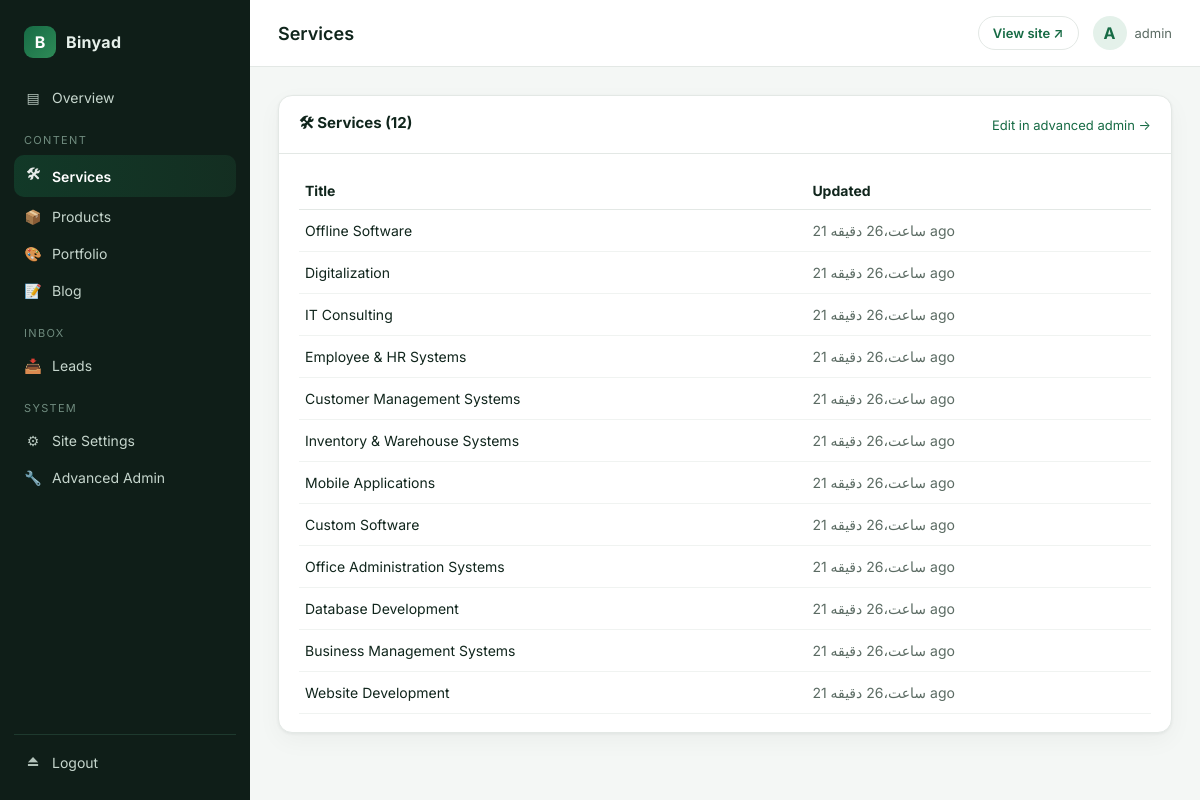
The app's page /control/content/services/ (signed in) with its own data.
### apps/services/models.py (models this page shows, shortened)
class Service(TimeStampedModel):
    name = models.CharField(max_length=120, help_text="Default / English name")
    name_fa = models.CharField(max_length=120, blank=True)
    name_ps = models.CharField(max_length=120, blank=True)
    name_en = models.CharField(max_length=120, blank=True)
    slug = models.SlugField(max_length=140, unique=True, blank=True)
    short_description = models.CharField(max_length=255, blank=True)
    short_description_fa = models.CharField(max_length=255, blank=True)
    short_description_ps = models.CharField(max_length=255, blank=True)
    short_description_en = models.CharField(max_length=255, blank=True)
    description = models.TextField(blank=True)
    description_fa = models.TextField(blank=True)
    description_ps = models.TextField(blank=True)
    description_en = models.TextField(blank=True)
    icon = models.CharField(max_length=60, blank=True, help_text="e.g. bi-globe")
    image = models.ImageField(upload_to="services/", blank=True)
    features = models.TextField(blank=True, help_text="One feature per line")
    order = models.PositiveIntegerField(default=0)
    active = models.BooleanField(default=True)
    seo_title = models.CharField(max_length=160, blank=True)
    seo_description = models.CharField(max_length=255, blank=True)
    class Meta:
        ordering = ["order", "name"]
        verbose_name = _("Service")
        verbose_name_plural = _("Services")

### apps/dashboard/views.py (the view)
# urls.py: path("content/<str:kind>/", views.ContentListView.as_view(), name="content_list"),
class ContentListView(StaffRequiredMixin, ListView):
    template_name = "dashboard/content/list.html"
    context_object_name = "items"
    paginate_by = 25
    def get_queryset(self):
        key = self.kwargs["kind"]
        cfg = CONTENT_TYPES.get(key)
        if not cfg or cfg["model"] is None:
            return []
        Model = cfg["model"]
        rows = []
        for obj in Model.objects.all().order_by("-updated_at"):
            title = (
                getattr(obj, "name", None)
                or getattr(obj, "title", None)
                or getattr(obj, "question", None)   # FAQ
                or getattr(obj, "full_name", None)  # ContactMessage
                or str(obj)
            )
            rows.append({
                "obj": obj,
                "title": title,
                "updated_at": getattr(obj, "updated_at", None),
                "is_active": getattr(obj, "active", None),
                "status": getattr(obj, "status", None),
                "admin_url": f"/binyad-admin/{Model._meta.app_label}/"
                             f"{Model._meta.model_name}/{obj.pk}/change/",
            })
        return rows
    def get_context_data(self, **kwargs):
        ctx = super().get_context_data(**kwargs)
        key = self.kwargs["kind"]
        ctx["kind"] = key
        ctx["config"] = CONTENT_TYPES.get(key, {})
        return ctx

### apps/core/context_processors.py (called while the page is built)
def site_settings(request):
    try:
        return {
            "site": SiteSettings.load(),
            "nav_items": NavItem.objects.filter(active=True),
            "social_links": SocialLink.objects.filter(active=True),
        }
    except Exception:
        return {"site": None, "nav_items": [], "social_links": []}

### apps/core/models.py (called while the page is built)
    @classmethod
    def load(cls):
        obj, _ = cls.objects.get_or_create(pk=1)
        return obj

### apps/dashboard/context_processors.py (called while the page is built)
def dashboard_context(request):
    if not request.path.startswith("/control/"):
        return {}
    from apps.core.models import SiteSettings
    try:
        site = SiteSettings.objects.first()
    except Exception:
        site = None
    return {
        "site_settings": site,
        "dashboard_brand": "Binyad Control Panel",
    }

### apps/dashboard/mixins.py (called while the page is built)
    def test_func(self):
        u = self.request.user
        return u.is_authenticated and u.is_staff and u.is_active

### templates/dashboard/content/list.html
{% extends "dashboard/base.html" %}
{% block page_title %}{{ config.title }}{% endblock %}
{% block content %}
<section class="panel">
    <header class="panel-head">
        <h2>{{ config.icon }} {{ config.title }} ({{ items|length }})</h2>
        <a class="panel-action" href="/binyad-admin/" target="_blank">Edit in advanced admin →</a>
    </header>
    <div class="panel-body">
        <table style="width:100%; border-collapse: collapse; font-size:14px;">
            <thead>
                <tr style="text-align:left; border-bottom:1px solid #E3E8E5;">
                    <th style="padding:10px 6px;">Title</th>
                    <th style="padding:10px 6px;">Updated</th>
                </tr>
            </thead>
            <tbody>
                {% for item in items %}
                <tr style="border-bottom:1px solid #F0F3F1;">
                    <td style="padding:12px 6px;">
                        {{ item.name|default:item.title|default:item }}
                    </td>
                    <td style="padding:12px 6px; color:#5B6B63;">
                        {{ item.updated_at|timesince }} ago
                    </td>
                </tr>
                {% empty %}
                <tr><td colspan="2" style="padding:20px; text-align:center; color:#5B6B63;">
                    No items yet.
                </td></tr>
                {% endfor %}
            </tbody>
        </table>
    </div>
</section>
{% endblock %}

### templates/dashboard/base.html (shortened to what this page needs)
{% load static i18n %}
<!DOCTYPE html>
<html lang="en">
<head>
    <link rel="stylesheet" href="{% static 'css/dashboard.css' %}">
</head>
<body class="dash-body">
<div class="dash-shell">
    <aside class="dash-sidebar" id="dashSidebar">
        <div class="dash-brand">
            <span class="brand-mark">B</span>
            <span class="brand-text">Binyad</span>
        </div>
        <nav class="dash-nav">
            <a class="dash-link {% if request.resolver_match.url_name == 'index' %}is-active{% endif %}"
               href="{% url 'dashboard:index' %}">
                <span class="nav-ico">▤</span> Overview
            </a>
            <div class="nav-group">Content</div>
            <a class="dash-link {% if 'content/services' in request.path %}is-active{% endif %}"
               href="{% url 'dashboard:content_list' 'services' %}">
                <span class="nav-ico">🛠</span> Services
            </a>
            <a class="dash-link {% if 'content/products' in request.path %}is-active{% endif %}"
               href="{% url 'dashboard:content_list' 'products' %}">
                <span class="nav-ico">📦</span> Products
            </a>
            <a class="dash-link {% if 'content/portfolio' in request.path %}is-active{% endif %}"
               href="{% url 'dashboard:content_list' 'portfolio' %}">
                <span class="nav-ico">🎨</span> Portfolio
            </a>
            <a class="dash-link {% if 'content/blog' in request.path %}is-active{% endif %}"
               href="{% url 'dashboard:content_list' 'blog' %}">
                <span class="nav-ico">📝</span> Blog
            </a>
            <div class="nav-group">Inbox</div>
            <a class="dash-link {% if '/leads/' in request.path %}is-active{% endif %}"
               href="{% url 'dashboard:leads' %}">
                <span class="nav-ico">📥</span> Leads
            </a>
            <div class="nav-group">System</div>
            <a class="dash-link {% if '/settings/' in request.path %}is-active{% endif %}"
               href="{% url 'dashboard:settings' %}">
                <span class="nav-ico">⚙</span> Site Settings
            </a>
            <a class="dash-link" href="/binyad-admin/" target="_blank">
                <span class="nav-ico">🔧</span> Advanced Admin
            </a>
        </nav>
        <div class="dash-sidebar-footer">
            <a class="dash-link" href="{% url 'dashboard:logout' %}">
                <span class="nav-ico">⏏</span> Logout
            </a>
        </div>
    </aside>
    <div class="dash-main">
        <header class="dash-topbar">
            <h1 class="dash-page-title">{% block page_title %}Dashboard{% endblock %}</h1>
            <div class="dash-topbar-right">
                <a class="dash-btn dash-btn-ghost" href="/" target="_blank">View site ↗</a>
                <div class="dash-user">
                    <span class="dash-avatar">{{ request.user.username|slice:":1"|upper }}</span>
                    <span class="dash-user-name">{{ request.user.get_full_name|default:request.user.username }}</span>
                </div>
            </div>
        </header>
        <main class="dash-content">
            {% block content %}{% endblock %}
        </main>
    </div>
</div>
</body>
</html>

### static/css/dashboard.css (style rules this page uses)
:root { --bg: #0F1E18; --bg-elev: #142A22; --bg-panel: #FFFFFF; --border: #E3E8E5; --border-dark: #1E3A2E; --text: #10251C; --text-mute: #5B6B63; --text-inv: #E6F0EA; --brand: #176B45; --brand-2: #2E8B57; --brand-soft: #E4F1EA; --danger: #B23A3A; --radius: 14px; --radius-sm: 10px; --shadow: 0 1px 3px rgba(16,37,28,.06), 0 8px 24px rgba(16,37,28,.04); --shadow-lg: 0 20px 50px rgba(0,0,0,.18); }
* { box-sizing: border-box; }
html, body { margin: 0; padding: 0; }
body.dash-body { font-family: "Inter", system-ui, -apple-system, Segoe UI, Roboto, sans-serif; background: #F4F7F5; color: var(--text); min-height: 100vh; }
.dash-shell { display: flex; min-height: 100vh; }
.dash-sidebar { width: 250px; background: var(--bg); color: var(--text-inv); display: flex; flex-direction: column; padding: 20px 14px; position: sticky; top: 0; height: 100vh; transition: transform .2s ease; }
.dash-brand { display: flex; align-items: center; gap: 10px; padding: 6px 10px 22px; }
.brand-mark { width: 32px; height: 32px; border-radius: 9px; background: linear-gradient(135deg, var(--brand), var(--brand-2)); display: grid; place-items: center; font-weight: 700; color: #fff; }
.brand-text { font-weight: 700; letter-spacing: .02em; }
.dash-nav { display: flex; flex-direction: column; gap: 2px; flex: 1; }
.nav-group { font-size: 11px; text-transform: uppercase; letter-spacing: .12em; color: #6F8B7E; padding: 16px 10px 6px; }
.dash-link { display: flex; align-items: center; gap: 10px; padding: 9px 10px; border-radius: var(--radius-sm); color: #C6D6CD; text-decoration: none; font-size: 14px; transition: background .15s ease, color .15s ease; }
.dash-link.is-active { background: linear-gradient(90deg, rgba(23,107,69,.35), rgba(46,139,87,.15)); color: #fff; font-weight: 600; }
.nav-ico { width: 18px; text-align: center; opacity: .9; }
.dash-sidebar-footer { padding-top: 10px; border-top: 1px solid var(--border-dark); }
.dash-main { flex: 1; display: flex; flex-direction: column; min-width: 0; }
.dash-topbar { background: #fff; border-bottom: 1px solid var(--border); padding: 16px 28px; display: flex; align-items: center; gap: 16px; position: sticky; top: 0; z-index: 10; }
.dash-page-title { font-size: 18px; font-weight: 600; margin: 0; flex: 1; }
.dash-topbar-right { display: flex; align-items: center; gap: 14px; }
.dash-user { display: flex; align-items: center; gap: 8px; }
.dash-avatar { width: 34px; height: 34px; border-radius: 50%; background: var(--brand-soft); color: var(--brand); display: grid; place-items: center; font-weight: 700; }
.dash-user-name { font-size: 13px; color: var(--text-mute); }
.dash-btn { display: inline-flex; align-items: center; gap: 6px; padding: 8px 14px; border-radius: 999px; font-size: 13px; font-weight: 600; text-decoration: none; }
.dash-btn-ghost { color: var(--brand); border: 1px solid var(--border); background: #fff; }
.dash-content { padding: 28px; max-width: 1280px; width: 100%; }
.panel { background: #fff; border: 1px solid var(--border); border-radius: var(--radius); box-shadow: var(--shadow); overflow: hidden; }
.panel-head { display: flex; align-items: center; justify-content: space-between; padding: 16px 20px; border-bottom: 1px solid var(--border); }
.panel-head h2 { margin: 0; font-size: 15px; }
.panel-action { font-size: 13px; color: var(--brand); text-decoration: none; }
.panel-body { padding: 18px 20px; }

### records on screen
Service: name "Offline Software", updated_at "21 ساعت،26 دقیقه"
Service: name "Digitalization", updated_at "21 ساعت،26 دقیقه"
Service: name "IT Consulting", updated_at "21 ساعت،26 دقیقه"
Service: name "Employee & HR Systems", updated_at "21 ساعت،26 دقیقه"
Service: name "Customer Management Systems", updated_at "21 ساعت،26 دقیقه"
Service: name "Inventory & Warehouse Systems", updated_at "21 ساعت،26 دقیقه"
Service: name "Mobile Applications", updated_at "21 ساعت،26 دقیقه"
Service: name "Custom Software", updated_at "21 ساعت،26 دقیقه"
Service: name "Office Administration Systems", updated_at "21 ساعت،26 دقیقه"
Service: name "Database Development", updated_at "21 ساعت،26 دقیقه"
Service: name "Business Management Systems", updated_at "21 ساعت،26 دقیقه"
Service: name "Website Development", updated_at "21 ساعت،26 دقیقه"

### other values on screen
{{ config.title }} "Services"
{{ request.user.username|slice:":1"|upper }} "A"
{{ request.user.get_full_name|default:request.user.username }} "admin"
{{ config.icon }} "🛠"
{{ items|length }} "12"
